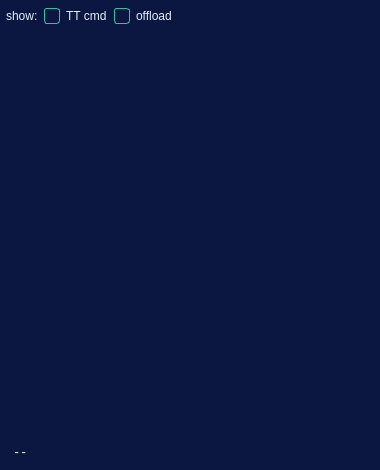
<?xml version="1.0" encoding="UTF-8"?>
<ui version="4.0">
 <class>MainWindow</class>
 <widget class="QMainWindow" name="MainWindow">
  <property name="geometry">
   <rect>
    <x>0</x>
    <y>0</y>
    <width>380</width>
    <height>470</height>
   </rect>
  </property>
  <property name="windowTitle">
   <string>Ekarus RA/Dec Compass</string>
  </property>
  <property name="styleSheet">
   <string notr="true">QWidget { background-color: #0b1740; color: #e8eef7; }

QLabel { color: #e8eef7; }

QCheckBox { color: #e8eef7; spacing: 6px; }
QCheckBox::indicator {
    width: 14px; height: 14px;
    border: 1px solid #30c0a8;
    border-radius: 3px;
    background: #0b1740;
}
QCheckBox::indicator:hover   { border: 1px solid #5fe0cc; }
QCheckBox::indicator:checked { background: #30c0a8; }
</string>
  </property>
  <widget class="QWidget" name="centralwidget">
   <layout class="QVBoxLayout" name="mainLayout">
    <property name="leftMargin"><number>6</number></property>
    <property name="topMargin"><number>6</number></property>
    <property name="rightMargin"><number>6</number></property>
    <property name="bottomMargin"><number>6</number></property>
    <item>
     <layout class="QHBoxLayout" name="controlsLayout">
      <item>
       <widget class="QLabel" name="showLabel">
        <property name="text"><string>show:</string></property>
       </widget>
      </item>
      <item>
       <widget class="QCheckBox" name="cbTtCmd">
        <property name="text"><string>TT cmd</string></property>
        <property name="checked"><bool>false</bool></property>
       </widget>
      </item>
      <item>
       <widget class="QCheckBox" name="cbOffload">
        <property name="text"><string>offload</string></property>
        <property name="checked"><bool>false</bool></property>
       </widget>
      </item>
      <item>
       <spacer name="controlsSpacer">
        <property name="orientation"><enum>Qt::Horizontal</enum></property>
        <property name="sizeHint" stdset="0"><size><width>40</width><height>20</height></size></property>
       </spacer>
      </item>
     </layout>
    </item>
    <item>
     <widget class="QWidget" name="compassFrame" native="true">
      <property name="sizePolicy">
       <sizepolicy hsizetype="Expanding" vsizetype="Expanding">
        <horstretch>0</horstretch>
        <verstretch>1</verstretch>
       </sizepolicy>
      </property>
      <property name="minimumSize"><size><width>320</width><height>320</height></size></property>
     </widget>
    </item>
    <item>
     <widget class="QLabel" name="infoLabel">
      <property name="font">
       <font><family>Monospace</family><pointsize>9</pointsize></font>
      </property>
      <property name="styleSheet"><string notr="true">padding: 4px;</string></property>
      <property name="text"><string>--</string></property>
     </widget>
    </item>
   </layout>
  </widget>
 </widget>
 <resources/>
 <connections/>
</ui>
